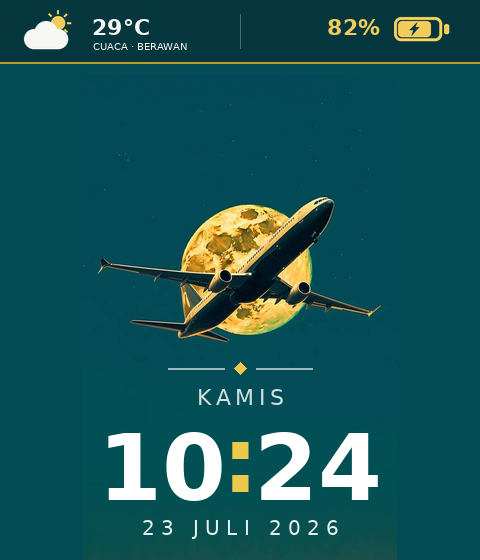
#> input picture 1baru.png, 480 x 560 px, found by its file name
$ python genassets.py
#> lines starting #> are read from the running program, lines starting #| are printed output that depends on the picture
#!/usr/bin/env python3
"""Ekstrak aset dari mockup 480x560 -> ui_assets.h (LVGL RGB565 TRUE_COLOR)."""
from PIL import Image

SRC = "/home/harjo/Documents/touch"
OUT = "/home/harjo/Documents/touch/ui_assets.h"

# name -> (file, crop box 2x, output size 1x)
ASSETS = [
    ("img_plane",    "1baru.png", (80, 100, 384, 344), (152, 122)),
    ("img_weather",  "1baru.png", (24,  10,  72,  50), (24, 20)),
    # Badan baterai mulai di x=394, bukan 405 -- crop lama memotong tepi kirinya.
    ("img_battery",  "1baru.png", (394, 16, 450,  42), (28, 13)),
    ("img_heart_sm", "2.png", (44, 134,  84, 172), (20, 19)),
    ("img_drop",     "2.png", (48, 272,  80, 316), (16, 22)),
    # Crop lama (80,150,140,210) berukuran 60x60 padahal hatinya hanya menempati
    # x 80..120, y 150..188 -- tepat menempel di sudut kiri-atas crop, menyisakan
    # 19 px latar di kanan dan 21 px di bawah. Karena aset ini TRUE_COLOR tanpa
    # alpha, padding itu ikut jadi bagian gambar: hati tergambar di kiri-atas
    # kotak 30x30 sehingga pusatnya jatuh di (45, 78.5) padahal pusat arc
    # (50, 84) -- meleset 5 px. Crop dirapatkan ke hati, ditambah 1 px di kanan
    # dan bawah supaya ukurannya genap (42x40 -> tepat 21x20 di layar) dan pusat
    # hati jatuh persis di pusat aset.
    ("img_heart_lg", "3.png", (80, 150, 122, 190), (21, 20)),
    ("img_diamond",  "1baru.png", (230, 358, 250, 378), (10, 10)),

    # --- Ikon kartu wajah jam baru ---
    # Sempat diganti (2026-09-02) ke ikon hasil crop dari WhatsApp Image
    # 2026-09-02 at 00.33.37.jpeg, tapi itu dibatalkan atas permintaan "buat
    # seperti wajah_jam_modular_240x280.png lagi". Dikembalikan ke sumber asli:
    # diambil 1:1 dari wajah_jam_modular_240x280.png, yang memang sudah dibuat
    # pada ukuran layar sebenarnya -- jadi tidak ada penskalaan sama sekali dan
    # ikonnya setajam di desain. Kotak 16x18 dipakai untuk KEEMPATNYA walau
    # ikonnya sendiri berbeda ukuran (hati 12x11, tetes 10x12, segi enam 12x14,
    # meteran 16x13): dengan kotak seragam, keempat kartu memakai koordinat
    # tempel yang sama dan perbedaan ukuran ikon tidak bocor ke tata letak.
    #
    # Aset LVGL ini TRUE_COLOR tanpa alpha, jadi latar yang ikut terpotong
    # menjadi bagian gambar. Itu justru yang diinginkan di sini: latarnya persis
    # warna kartu (#171A21, lihat C_KARTU di touch.ino), dan kartu di layar
    # memakai warna yang sama, jadi potongannya melebur tanpa kotak terlihat.
    ("ic_detak",   "wajah_jam_modular_240x280.png", (20, 110, 36, 128), (16, 18)),
    ("ic_spo2",    "wajah_jam_modular_240x280.png", (134, 110, 150, 128), (16, 18)),
    ("ic_glukosa", "wajah_jam_modular_240x280.png", (20, 200, 36, 218), (16, 18)),
    ("ic_tekanan", "wajah_jam_modular_240x280.png", (134, 200, 150, 218), (16, 18)),
]


def rgb565(r, g, b):
    return ((r & 0xF8) << 8) | ((g & 0xFC) << 3) | (b >> 3)


def emit(name, src, box, size):
#> called with name = 'img_plane', src = '1baru.png', box = (80, 100, 384, 344), size = (152, 122)
    im = Image.open(f"{SRC}/{src}").convert("RGB").crop(box).resize(size, Image.LANCZOS)
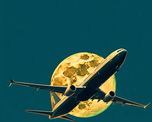
#> im: PIL image 152x122 RGB; mean R, G, B 31.3, 83.7, 82.3
    w, h = im.size
#> w = 152; h = 122
    px = list(im.getdata())
#> px = 18544 items, first 6: (3, 75, 85), (3, 75, 86), (2, 74, 88), (2, 74, 88), (2, 74, 88), (2, 74, 88)
    body = []
    for i, (r, g, b) in enumerate(px):
        v = rgb565(r, g, b)
        body.append("0x%02X,0x%02X," % (v & 0xFF, v >> 8))  # little endian
#> this loop made 18544 passes
#> (r, g, b, v) on passes 1 to 3: (3, 75, 85, 586), (3, 75, 86, 586), (2, 74, 88, 587)
#> after the loop, body = 18544 items, first 6: '0x4A,0x02,', '0x4A,0x02,', '0x4B,0x02,', '0x4B,0x02,', '0x4B,0x02,', '0x4B,0x02,'
    lines = []
    for i in range(0, len(body), 12):
        lines.append("  " + "".join(body[i:i + 12]))
#> this loop made 1546 passes
#> i on passes 2 to 4: 12, 24, 36
#> after the loop, lines = 1546 items
    return (
        f"/* {name}: {w}x{h}, {w*h*2} bytes */\n"
        f"static const uint8_t {name}_map[] = {{\n" + "\n".join(lines) + "\n};\n"
        f"static const lv_img_dsc_t {name} = {{\n"
        f"  {{ LV_IMG_CF_TRUE_COLOR, 0, 0, {w}, {h} }}, {w*h*2}, {name}_map\n}};\n"
    ), w * h * 2


chunks, total = [], 0
for name, src, box, size in ASSETS:
    c, n = emit(name, src, box, size)
#> n = 37088
    chunks.append(c)
    total += n
#> total = 37088
    print(f"{name:14s} {size[0]}x{size[1]}  {n:6d} B")
#| img_plane      152x122   37088 B

with open(OUT, "w") as f:
    f.write("/* Dibuat otomatis dari mockup 1..5.png -- jangan diedit manual. */\n")
    f.write("#pragma once\n#include <lvgl.h>\n\n")
    f.write("\n".join(chunks))

print(f"total {total} B -> {OUT}")
